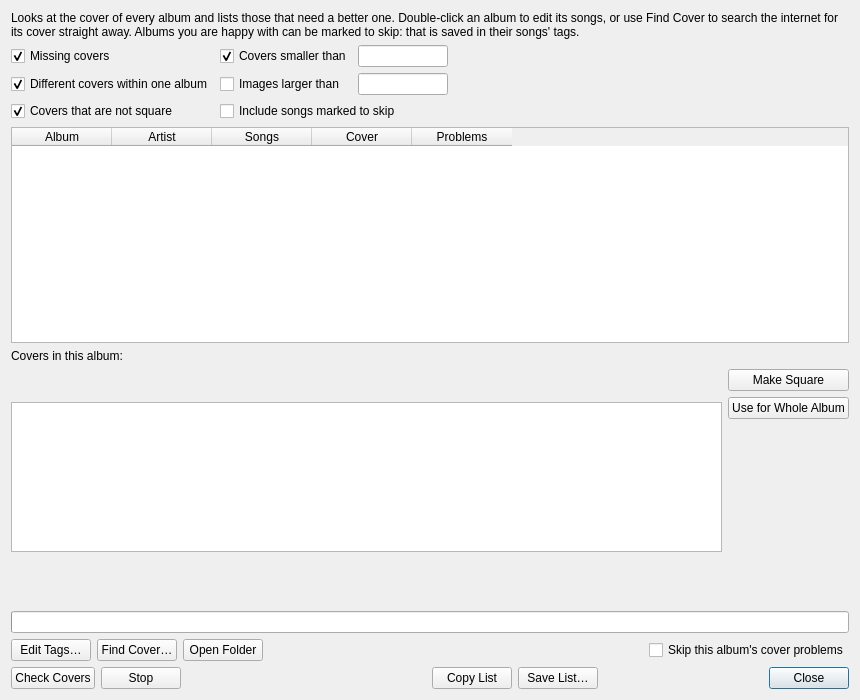
<?xml version="1.0" encoding="UTF-8"?>
<ui version="4.0">
 <class>checkCoversDialog</class>
 <widget class="QDialog" name="checkCoversDialog">
  <property name="geometry">
   <rect>
    <x>0</x>
    <y>0</y>
    <width>860</width>
    <height>700</height>
   </rect>
  </property>
  <property name="windowTitle">
   <string>Check Covers</string>
  </property>
  <layout class="QVBoxLayout" name="checkCoversLayout">
   <item>
    <widget class="QLabel" name="checkCoversIntro">
     <property name="text">
      <string>Looks at the cover of every album and lists those that need a better one. Double-click an album to edit its songs, or use Find Cover to search the internet for its cover straight away. Albums you are happy with can be marked to skip: that is saved in their songs' tags.</string>
     </property>
     <property name="wordWrap">
      <bool>true</bool>
     </property>
    </widget>
   </item>
   <item>
    <layout class="QGridLayout" name="checkCoversOptions">
     <item row="0" column="0">
      <widget class="QCheckBox" name="checkCoversMissing">
       <property name="text">
        <string>Missing covers</string>
       </property>
       <property name="toolTip">
        <string>Albums where no song, or only some songs, have a cover</string>
       </property>
       <property name="checked">
        <bool>true</bool>
       </property>
      </widget>
     </item>
     <item row="1" column="0">
      <widget class="QCheckBox" name="checkCoversMixed">
       <property name="text">
        <string>Different covers within one album</string>
       </property>
       <property name="toolTip">
        <string>Albums whose songs do not all have the same cover</string>
       </property>
       <property name="checked">
        <bool>true</bool>
       </property>
      </widget>
     </item>
     <item row="2" column="0">
      <widget class="QCheckBox" name="checkCoversSquare">
       <property name="text">
        <string>Covers that are not square</string>
       </property>
       <property name="checked">
        <bool>true</bool>
       </property>
      </widget>
     </item>
     <item row="0" column="1">
      <widget class="QCheckBox" name="checkCoversLowRes">
       <property name="text">
        <string>Covers smaller than</string>
       </property>
       <property name="toolTip">
        <string>Covers whose shorter side has fewer pixels than this</string>
       </property>
       <property name="checked">
        <bool>true</bool>
       </property>
      </widget>
     </item>
     <item row="0" column="2">
      <widget class="QLineEdit" name="checkCoversMinSize">
       <property name="maximumSize">
        <size>
         <width>90</width>
         <height>16777215</height>
        </size>
       </property>
       <property name="toolTip">
        <string>Type a number, or use the Up and Down keys</string>
       </property>
       <property name="minimum" stdset="0">
        <number>50</number>
       </property>
       <property name="maximum" stdset="0">
        <number>5000</number>
       </property>
       <property name="singleStep" stdset="0">
        <number>50</number>
       </property>
       <property name="value" stdset="0">
        <number>500</number>
       </property>
       <property name="suffix" stdset="0">
        <string> px</string>
       </property>
      </widget>
     </item>
     <item row="1" column="1">
      <widget class="QCheckBox" name="checkCoversLarge">
       <property name="text">
        <string>Images larger than</string>
       </property>
       <property name="toolTip">
        <string>Cover images whose file is this big, which makes every song that carries it bigger too</string>
       </property>
       <property name="checked">
        <bool>false</bool>
       </property>
      </widget>
     </item>
     <item row="1" column="2">
      <widget class="QLineEdit" name="checkCoversMaxSize">
       <property name="maximumSize">
        <size>
         <width>90</width>
         <height>16777215</height>
        </size>
       </property>
       <property name="toolTip">
        <string>Type a number, or use the Up and Down keys</string>
       </property>
       <property name="minimum" stdset="0">
        <double>0.1</double>
       </property>
       <property name="maximum" stdset="0">
        <double>50.0</double>
       </property>
       <property name="decimals" stdset="0">
        <number>1</number>
       </property>
       <property name="singleStep" stdset="0">
        <double>0.5</double>
       </property>
       <property name="value" stdset="0">
        <double>2.0</double>
       </property>
       <property name="suffix" stdset="0">
        <string> MB</string>
       </property>
      </widget>
     </item>
     <item row="2" column="1" colspan="2">
      <widget class="QCheckBox" name="checkCoversShowSkipped">
       <property name="text">
        <string>Include songs marked to skip</string>
       </property>
       <property name="toolTip">
        <string>Also check the songs whose cover problems were marked to be skipped, so the mark can be taken off again</string>
       </property>
       <property name="checked">
        <bool>false</bool>
       </property>
      </widget>
     </item>
     <item row="0" column="3">
      <spacer name="checkCoversOptionsSpacer">
       <property name="orientation">
        <enum>Qt::Orientation::Horizontal</enum>
       </property>
       <property name="sizeHint" stdset="0">
        <size>
         <width>20</width>
         <height>10</height>
        </size>
       </property>
      </spacer>
     </item>
    </layout>
   </item>
   <item>
    <widget class="QTableWidget" name="checkCoversList">
     <property name="editTriggers">
      <set>QAbstractItemView::EditTrigger::NoEditTriggers</set>
     </property>
     <property name="alternatingRowColors">
      <bool>true</bool>
     </property>
     <property name="selectionMode">
      <enum>QAbstractItemView::SelectionMode::SingleSelection</enum>
     </property>
     <property name="selectionBehavior">
      <enum>QAbstractItemView::SelectionBehavior::SelectRows</enum>
     </property>
     <property name="iconSize">
      <size>
       <width>40</width>
       <height>40</height>
      </size>
     </property>
     <property name="textElideMode">
      <enum>Qt::TextElideMode::ElideRight</enum>
     </property>
     <property name="showGrid">
      <bool>false</bool>
     </property>
     <property name="wordWrap">
      <bool>false</bool>
     </property>
     <property name="sortingEnabled">
      <bool>true</bool>
     </property>
     <attribute name="verticalHeaderVisible">
      <bool>false</bool>
     </attribute>
     <attribute name="verticalHeaderDefaultSectionSize">
      <number>48</number>
     </attribute>
     <column>
      <property name="text">
       <string>Album</string>
      </property>
     </column>
     <column>
      <property name="text">
       <string>Artist</string>
      </property>
     </column>
     <column>
      <property name="text">
       <string>Songs</string>
      </property>
     </column>
     <column>
      <property name="text">
       <string>Cover</string>
      </property>
     </column>
     <column>
      <property name="text">
       <string>Problems</string>
      </property>
     </column>
    </widget>
   </item>
   <item>
    <widget class="QLabel" name="checkCoversAlbumCoversLabel">
     <property name="text">
      <string>Covers in this album:</string>
     </property>
    </widget>
   </item>
   <item>
    <layout class="QHBoxLayout" name="checkCoversAlbumCoversRow">
     <item>
      <widget class="QListWidget" name="checkCoversAlbumCovers">
       <property name="minimumSize">
        <size>
         <width>0</width>
         <height>150</height>
        </size>
       </property>
       <property name="maximumSize">
        <size>
         <width>16777215</width>
         <height>150</height>
        </size>
       </property>
       <property name="toolTip">
        <string>Every different cover the songs of this album have, the one most songs have first</string>
       </property>
       <property name="horizontalScrollBarPolicy">
        <enum>Qt::ScrollBarPolicy::ScrollBarAsNeeded</enum>
       </property>
       <property name="verticalScrollBarPolicy">
        <enum>Qt::ScrollBarPolicy::ScrollBarAlwaysOff</enum>
       </property>
       <property name="editTriggers">
        <set>QAbstractItemView::EditTrigger::NoEditTriggers</set>
       </property>
       <property name="selectionMode">
        <enum>QAbstractItemView::SelectionMode::SingleSelection</enum>
       </property>
       <property name="iconSize">
        <size>
         <width>80</width>
         <height>80</height>
        </size>
       </property>
       <property name="movement">
        <enum>QListView::Movement::Static</enum>
       </property>
       <property name="flow">
        <enum>QListView::Flow::LeftToRight</enum>
       </property>
       <property name="isWrapping" stdset="0">
        <bool>false</bool>
       </property>
       <property name="resizeMode">
        <enum>QListView::ResizeMode::Adjust</enum>
       </property>
       <property name="gridSize">
        <size>
         <width>130</width>
         <height>136</height>
        </size>
       </property>
       <property name="viewMode">
        <enum>QListView::ViewMode::IconMode</enum>
       </property>
       <property name="wordWrap">
        <bool>true</bool>
       </property>
      </widget>
     </item>
     <item>
      <layout class="QVBoxLayout" name="checkCoversCoverButtons">
       <item>
        <widget class="QPushButton" name="checkCoversSquareButton">
         <property name="text">
          <string>Make Square</string>
         </property>
         <property name="toolTip">
          <string>Stretch the chosen cover until it is square, and save it in the songs that have it</string>
         </property>
         <property name="autoDefault">
          <bool>false</bool>
         </property>
        </widget>
       </item>
       <item>
        <widget class="QPushButton" name="checkCoversUseCoverButton">
         <property name="text">
          <string>Use for Whole Album</string>
         </property>
         <property name="toolTip">
          <string>Save the chosen cover in every song of this album that has another cover or none</string>
         </property>
         <property name="autoDefault">
          <bool>false</bool>
         </property>
        </widget>
       </item>
       <item>
        <spacer name="checkCoversCoverButtonSpacer">
         <property name="orientation">
          <enum>Qt::Orientation::Vertical</enum>
         </property>
         <property name="sizeHint" stdset="0">
          <size>
           <width>10</width>
           <height>10</height>
          </size>
         </property>
        </spacer>
       </item>
      </layout>
     </item>
    </layout>
   </item>
   <item>
    <widget class="QLabel" name="checkCoversSummary">
     <property name="wordWrap">
      <bool>true</bool>
     </property>
    </widget>
   </item>
   <item>
    <widget class="QProgressBar" name="checkCoversProgress">
     <property name="visible">
      <bool>false</bool>
     </property>
    </widget>
   </item>
   <item>
    <layout class="QHBoxLayout" name="checkCoversListButtonRow">
     <item>
      <widget class="QPushButton" name="checkCoversEditButton">
       <property name="text">
        <string>Edit Tags…</string>
       </property>
       <property name="toolTip">
        <string>Open the tag editor for the songs of this album</string>
       </property>
       <property name="autoDefault">
        <bool>false</bool>
       </property>
      </widget>
     </item>
     <item>
      <widget class="QPushButton" name="checkCoversFindButton">
       <property name="text">
        <string>Find Cover…</string>
       </property>
       <property name="toolTip">
        <string>Open the tag editor for this album and search the internet for its cover</string>
       </property>
       <property name="autoDefault">
        <bool>false</bool>
       </property>
      </widget>
     </item>
     <item>
      <widget class="QPushButton" name="checkCoversOpenFolderButton">
       <property name="text">
        <string>Open Folder</string>
       </property>
       <property name="toolTip">
        <string>Show the album's folder in the file manager</string>
       </property>
       <property name="autoDefault">
        <bool>false</bool>
       </property>
      </widget>
     </item>
     <item>
      <spacer name="checkCoversListButtonSpacer">
       <property name="orientation">
        <enum>Qt::Orientation::Horizontal</enum>
       </property>
       <property name="sizeHint" stdset="0">
        <size>
         <width>20</width>
         <height>10</height>
        </size>
       </property>
      </spacer>
     </item>
     <item>
      <widget class="QCheckBox" name="checkCoversSkipBox">
       <property name="text">
        <string>Skip this album's cover problems</string>
       </property>
       <property name="toolTip">
        <string>Write a tag to this album's songs so that their covers are no longer checked</string>
       </property>
      </widget>
     </item>
    </layout>
   </item>
   <item>
    <layout class="QHBoxLayout" name="checkCoversButtonRow">
     <item>
      <widget class="QPushButton" name="checkCoversStartButton">
       <property name="text">
        <string>Check Covers</string>
       </property>
       <property name="autoDefault">
        <bool>false</bool>
       </property>
      </widget>
     </item>
     <item>
      <widget class="QPushButton" name="checkCoversStopButton">
       <property name="text">
        <string>Stop</string>
       </property>
       <property name="autoDefault">
        <bool>false</bool>
       </property>
      </widget>
     </item>
     <item>
      <spacer name="checkCoversButtonSpacer">
       <property name="orientation">
        <enum>Qt::Orientation::Horizontal</enum>
       </property>
       <property name="sizeHint" stdset="0">
        <size>
         <width>20</width>
         <height>10</height>
        </size>
       </property>
      </spacer>
     </item>
     <item>
      <widget class="QPushButton" name="checkCoversCopyButton">
       <property name="text">
        <string>Copy List</string>
       </property>
       <property name="toolTip">
        <string>Copy the list as text, to paste it somewhere else</string>
       </property>
       <property name="autoDefault">
        <bool>false</bool>
       </property>
      </widget>
     </item>
     <item>
      <widget class="QPushButton" name="checkCoversSaveButton">
       <property name="text">
        <string>Save List…</string>
       </property>
       <property name="toolTip">
        <string>Save the list as a CSV file, which spreadsheets can open</string>
       </property>
       <property name="autoDefault">
        <bool>false</bool>
       </property>
      </widget>
     </item>
     <item>
      <widget class="QDialogButtonBox" name="checkCoversButtonBox">
       <property name="standardButtons">
        <set>QDialogButtonBox::StandardButton::Close</set>
       </property>
      </widget>
     </item>
    </layout>
   </item>
  </layout>
 </widget>
 <resources/>
 <connections/>
</ui>
